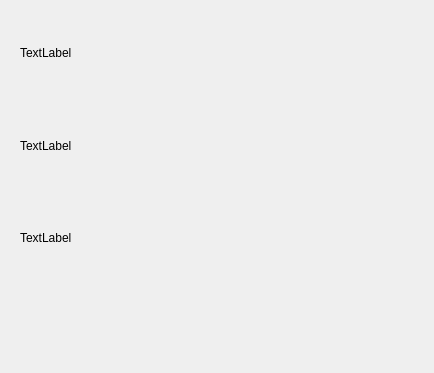
<?xml version="1.0" encoding="UTF-8"?>
<ui version="4.0">
 <class>AjouterProfesseur</class>
 <widget class="QDialog" name="AjouterProfesseur">
  <property name="geometry">
   <rect>
    <x>0</x>
    <y>0</y>
    <width>434</width>
    <height>373</height>
   </rect>
  </property>
  <property name="windowTitle">
   <string>Dialog</string>
  </property>
  <widget class="QWidget" name="verticalLayoutWidget">
   <property name="geometry">
    <rect>
     <x>20</x>
     <y>10</y>
     <width>111</width>
     <height>271</height>
    </rect>
   </property>
   <layout class="QVBoxLayout" name="verticalLayout">
    <item>
     <widget class="QLabel" name="label_3">
      <property name="text">
       <string>TextLabel</string>
      </property>
     </widget>
    </item>
    <item>
     <widget class="QLabel" name="label_2">
      <property name="text">
       <string>TextLabel</string>
      </property>
     </widget>
    </item>
    <item>
     <widget class="QLabel" name="label">
      <property name="text">
       <string>TextLabel</string>
      </property>
     </widget>
    </item>
   </layout>
  </widget>
  <widget class="QWidget" name="verticalLayoutWidget_2">
   <property name="geometry">
    <rect>
     <x>190</x>
     <y>10</y>
     <width>231</width>
     <height>271</height>
    </rect>
   </property>
   <layout class="QVBoxLayout" name="verticalLayout_2"/>
  </widget>
 </widget>
 <resources/>
 <connections/>
</ui>
